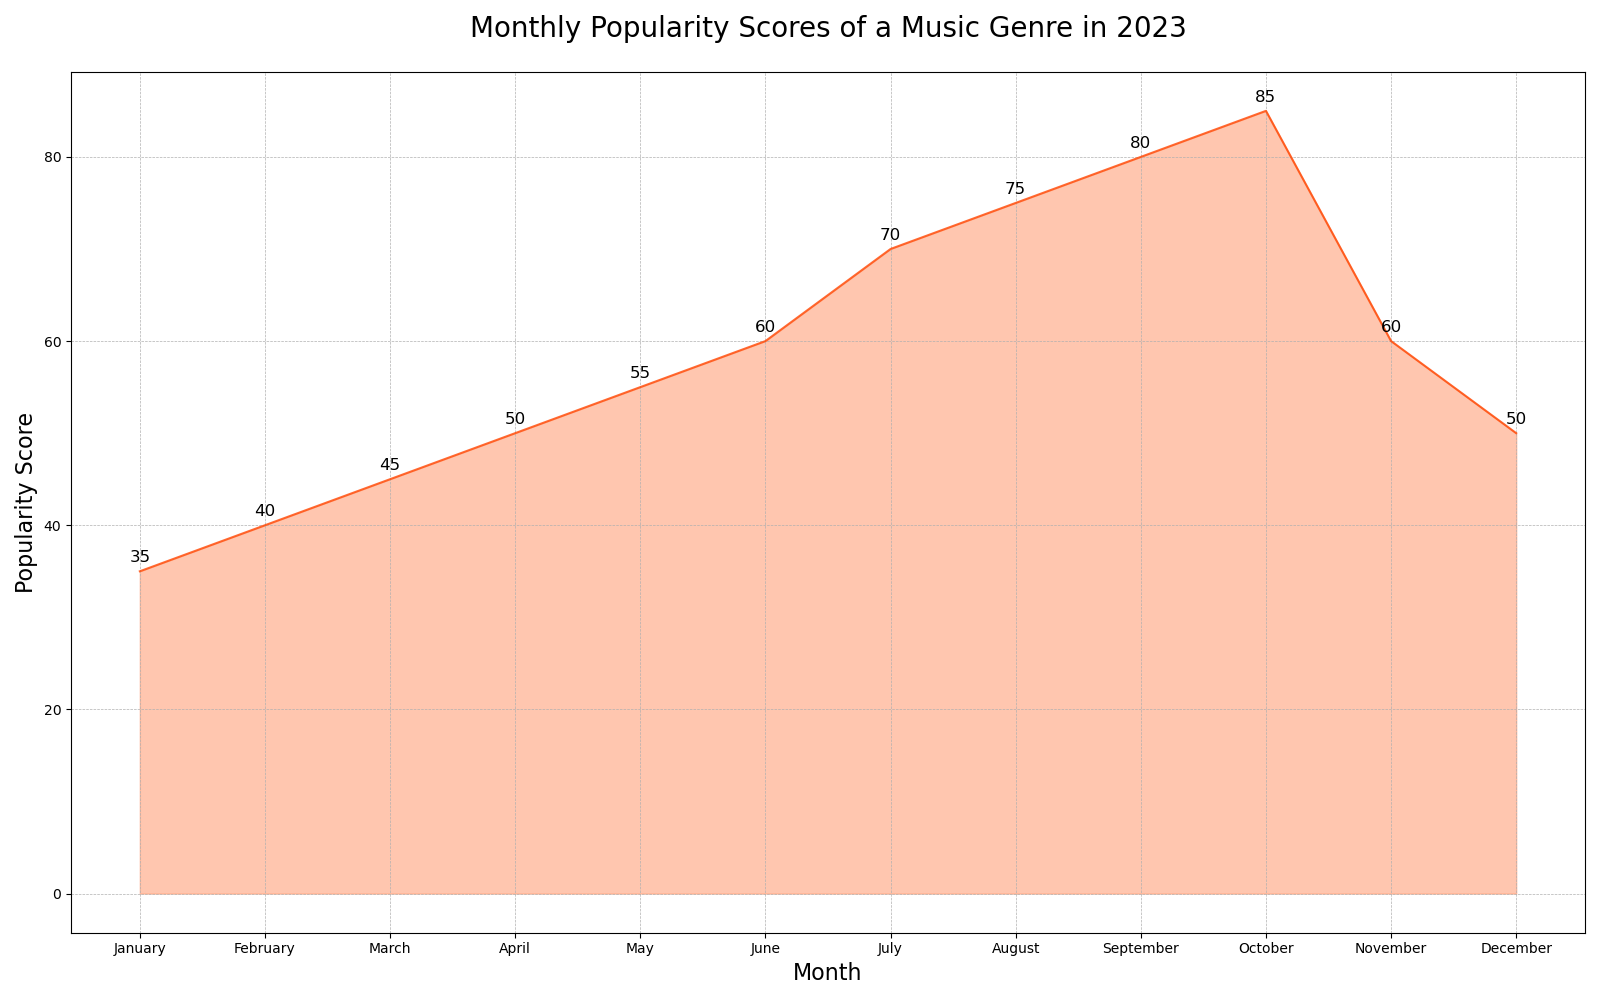

This figure's Python source:

import matplotlib.pyplot as plt

# Data
months = ["January", "February", "March", "April", "May", "June", "July", "August", "September", "October", "November", "December"]
popularity_scores = [35, 40, 45, 50, 55, 60, 70, 75, 80, 85, 60, 50]

# Plot
fig, ax = plt.subplots(figsize=(16, 10))

ax.fill_between(months, popularity_scores, color="#FFA07A", alpha=0.6)
ax.plot(months, popularity_scores, color="#FF4500", alpha=0.8)

# Title and labels
plt.title("Monthly Popularity Scores of a Music Genre in 2023", fontsize=20, pad=25)
plt.xlabel("Month", fontsize=16)
plt.ylabel("Popularity Score", fontsize=16)

# Annotations
for i, score in enumerate(popularity_scores):
    ax.text(i, score + 1, str(score), ha='center', fontsize=12)

# Display
plt.grid(True, which='both', linestyle='--', linewidth=0.5)
plt.tight_layout()
plt.show()
